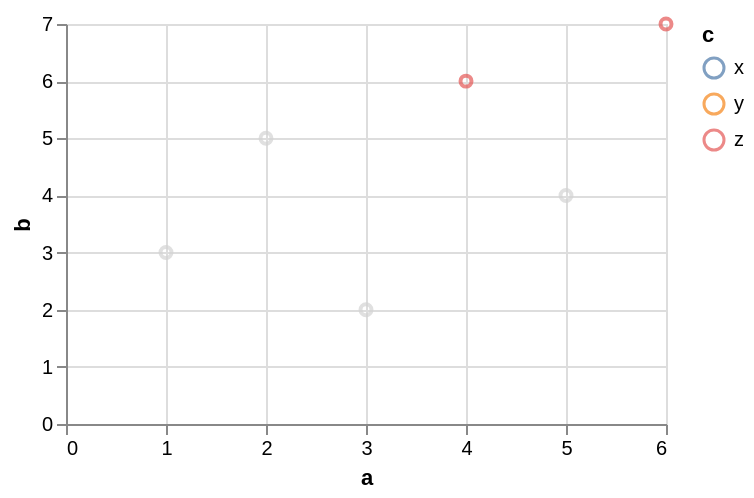

Vega-Lite specification for this chart:
### Vega-Lite specification from a JSON file in a GitHub repository (floating-point values rounded to 4 significant figures)
{"$schema": "https://vega.github.io/schema/vega-lite/v6.json", "data": {"values": [{"a": 1, "b": 3, "c": "x", "d": "2020-01-01"}, {"a": 2, "b": 5, "c": "y", "d": "2020-03-01"}, {"a": 3, "b": 2, "c": "x", "d": "2020-06-01"}, {"a": 4, "b": 6, "c": "z", "d": "2020-09-01"}, {"a": 5, "b": 4, "c": "y", "d": "2021-01-01"}, {"a": 6, "b": 7, "c": "z", "d": "2021-04-01"}]}, "width": 300, "height": 200, "params": [{"name": "pick", "select": {"type": "point", "fields": ["c"]}, "bind": {"input": "select", "options": ["x", "y", "z"]}, "value": [{"c": "z"}]}], "mark": "point", "encoding": {"x": {"field": "a", "type": "quantitative"}, "y": {"field": "b", "type": "quantitative"}, "color": {"condition": {"param": "pick", "field": "c", "type": "nominal"}, "value": "lightgray"}}}
